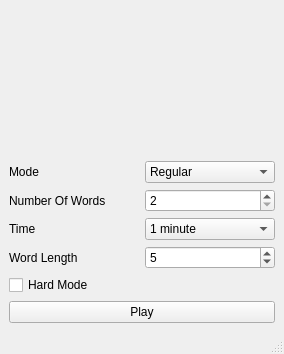
<?xml version="1.0" encoding="UTF-8"?>
<ui version="4.0">
 <class>MainWindow</class>
 <widget class="QMainWindow" name="MainWindow">
  <property name="geometry">
   <rect>
    <x>0</x>
    <y>0</y>
    <width>284</width>
    <height>354</height>
   </rect>
  </property>
  <property name="windowTitle">
   <string>Wordle</string>
  </property>
  <widget class="QWidget" name="centralwidget">
   <layout class="QVBoxLayout" name="verticalLayout">
    <item>
     <widget class="QLabel" name="labelLogo">
      <property name="text">
       <string/>
      </property>
      <property name="scaledContents">
       <bool>true</bool>
      </property>
      <property name="alignment">
       <set>Qt::AlignCenter</set>
      </property>
     </widget>
    </item>
    <item>
     <layout class="QGridLayout" name="gridLayout">
      <item row="0" column="0">
       <widget class="QLabel" name="labelMode">
        <property name="text">
         <string>Mode</string>
        </property>
       </widget>
      </item>
      <item row="1" column="0">
       <widget class="QLabel" name="labelNumWords">
        <property name="text">
         <string>Number Of Words</string>
        </property>
       </widget>
      </item>
      <item row="0" column="1">
       <widget class="QComboBox" name="comboBoxMode">
        <item>
         <property name="text">
          <string>Regular</string>
         </property>
        </item>
        <item>
         <property name="text">
          <string>Absurd</string>
         </property>
        </item>
        <item>
         <property name="text">
          <string>Multiple</string>
         </property>
        </item>
        <item>
         <property name="text">
          <string>Timed</string>
         </property>
        </item>
       </widget>
      </item>
      <item row="3" column="0">
       <widget class="QLabel" name="labelWordLength">
        <property name="text">
         <string>Word Length</string>
        </property>
       </widget>
      </item>
      <item row="2" column="0">
       <widget class="QLabel" name="labelTime">
        <property name="text">
         <string>Time</string>
        </property>
       </widget>
      </item>
      <item row="3" column="1">
       <widget class="QSpinBox" name="spinBoxWordLength">
        <property name="minimum">
         <number>1</number>
        </property>
        <property name="maximum">
         <number>31</number>
        </property>
        <property name="value">
         <number>5</number>
        </property>
       </widget>
      </item>
      <item row="1" column="1">
       <widget class="QSpinBox" name="spinBoxNumWords">
        <property name="minimum">
         <number>2</number>
        </property>
        <property name="maximum">
         <number>8</number>
        </property>
       </widget>
      </item>
      <item row="2" column="1">
       <widget class="QComboBox" name="comboBoxTime">
        <item>
         <property name="text">
          <string>1 minute</string>
         </property>
        </item>
        <item>
         <property name="text">
          <string>3 minutes</string>
         </property>
        </item>
        <item>
         <property name="text">
          <string>5 minutes</string>
         </property>
        </item>
        <item>
         <property name="text">
          <string>10 minutes</string>
         </property>
        </item>
       </widget>
      </item>
      <item row="4" column="0">
       <widget class="QCheckBox" name="checkBoxHardMode">
        <property name="text">
         <string>Hard Mode</string>
        </property>
       </widget>
      </item>
     </layout>
    </item>
    <item>
     <widget class="QPushButton" name="pushButton">
      <property name="text">
       <string>Play</string>
      </property>
     </widget>
    </item>
   </layout>
  </widget>
  <widget class="QMenuBar" name="menubar">
   <property name="geometry">
    <rect>
     <x>0</x>
     <y>0</y>
     <width>284</width>
     <height>37</height>
    </rect>
   </property>
  </widget>
  <widget class="QStatusBar" name="statusbar"/>
 </widget>
 <resources/>
 <connections/>
</ui>
